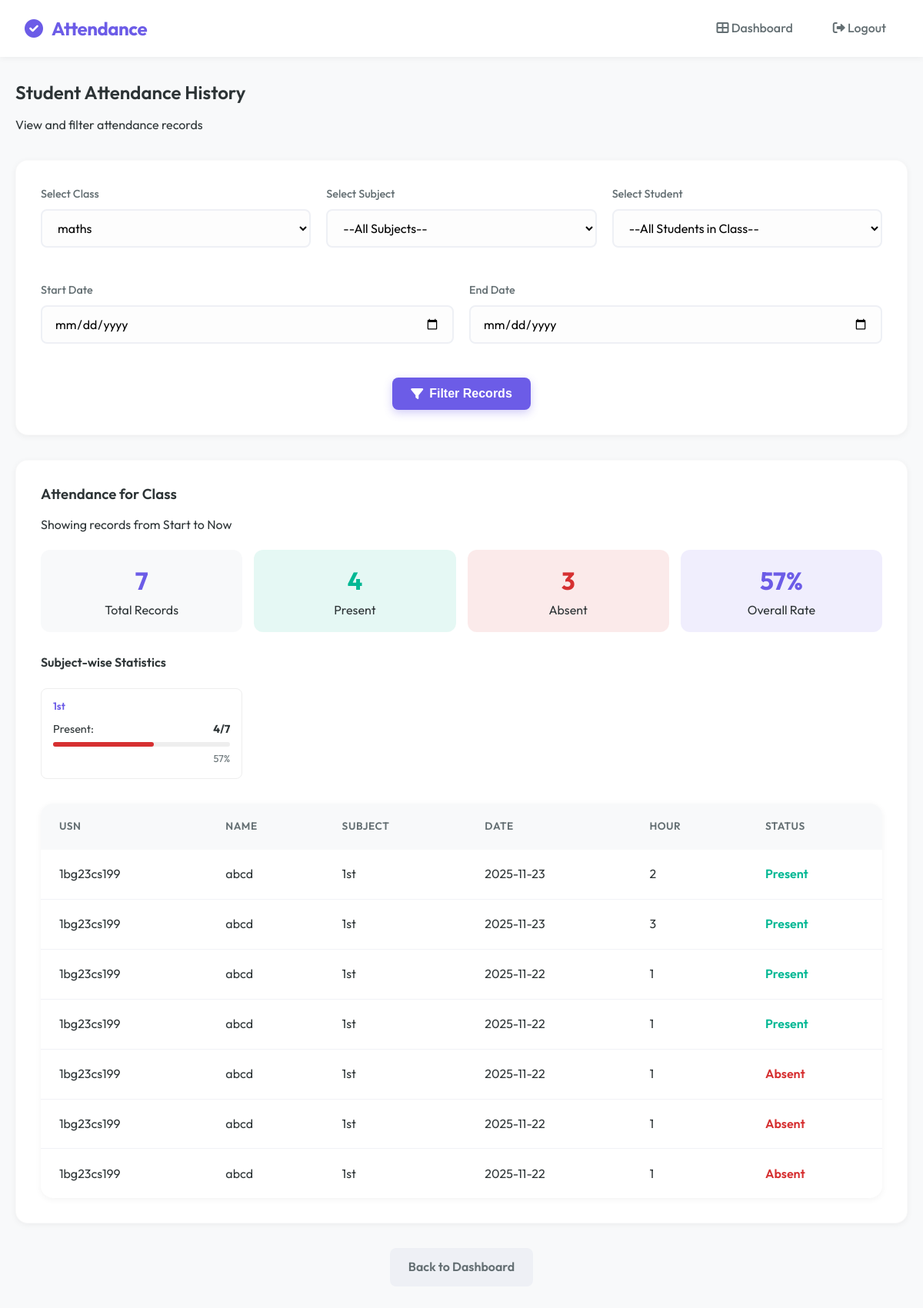
Before: /admin/student_attendance_history?class_id=1 (signed in) with the older database file.
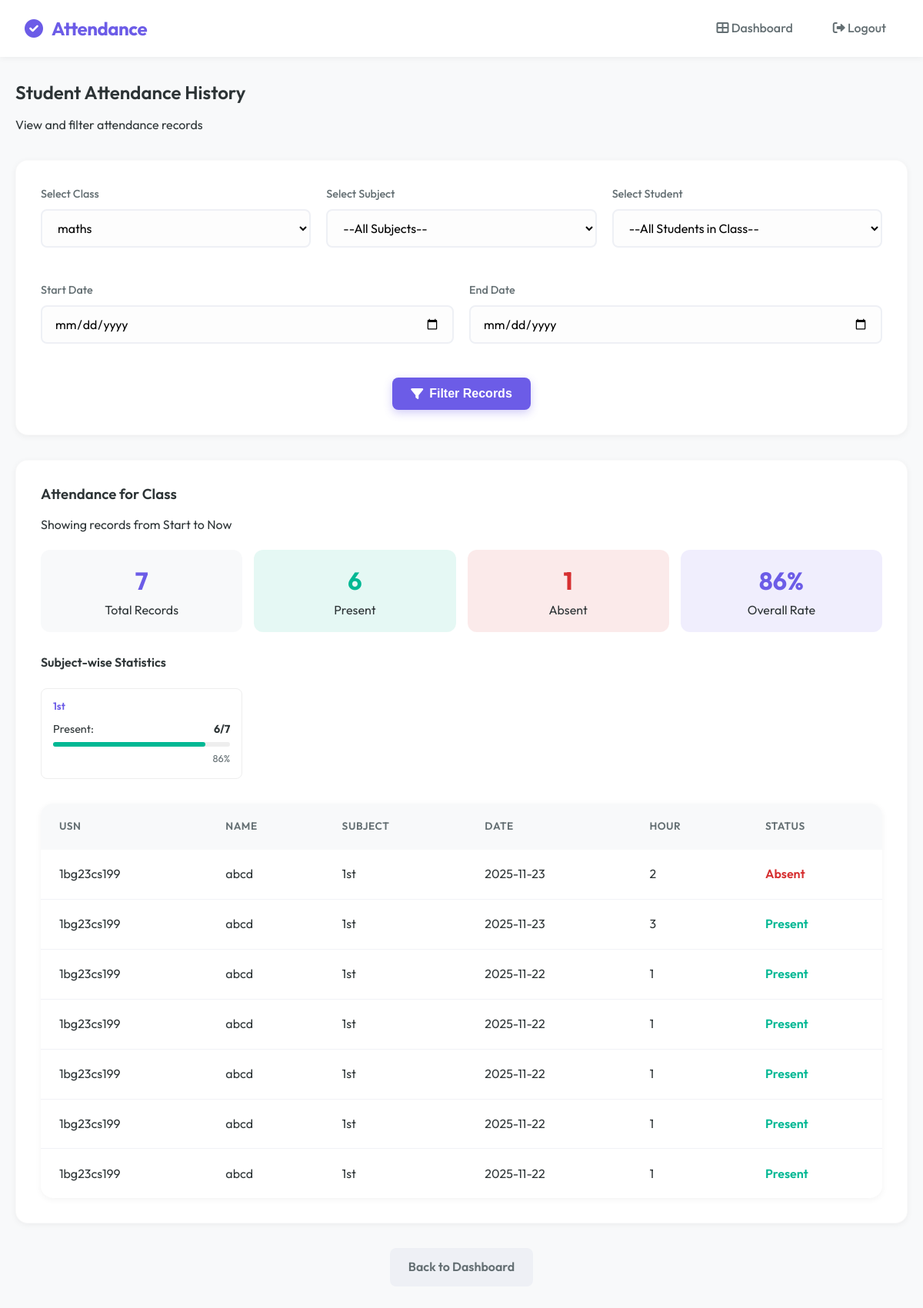
After: the same page with the newer database file.
### tables this page shows
CREATE TABLE attendance (
        id INTEGER PRIMARY KEY AUTOINCREMENT,
        student_id INTEGER,
        subject TEXT,
        date TEXT,
        status TEXT
    , hour INTEGER DEFAULT 1, previous_hash TEXT, current_hash TEXT);

CREATE TABLE students (
        id INTEGER PRIMARY KEY AUTOINCREMENT,
        usn TEXT UNIQUE,
        name TEXT,
        dob TEXT,
        class_id INTEGER,
        face_encoding BLOB
    );

### app.py (the view)
@app.route("/admin/student_attendance_history", methods=["GET", "POST"])
def student_attendance_history():
    role = session.get("role")
    if role not in ["admin", "teacher"]:
        return "Unauthorized", 403
    conn = sqlite3.connect('attendance.db')
    c = conn.cursor()
    if role == "teacher":
        teacher_id = session["username"]
        c.execute("""
            SELECT DISTINCT c.id, c.class_name
            FROM classes c
            JOIN teacher_assignments ta ON c.id = ta.class_id
            WHERE ta.teacher_id=?
        """, (teacher_id,))
    else:
        c.execute("SELECT id, class_name FROM classes ORDER BY class_name")
    classes = c.fetchall()
    selected_class_id = request.args.get("class_id") or request.form.get("class_id")
    selected_student_id = request.args.get("student_id") or request.form.get("student_id")
    selected_subject = request.args.get("subject") or request.form.get("subject")
    start_date = request.args.get("start_date") or request.form.get("start_date")
    end_date = request.args.get("end_date") or request.form.get("end_date")
    filtered_students, attendance_records, student_info, subjects = [], [], None, []
    if selected_class_id:
        try:
            cid = int(selected_class_id)
            if role == "teacher":
                teacher_id = session["username"]
                c.execute("""
                    SELECT subject FROM teacher_assignments
                    WHERE teacher_id=? AND class_id=?
                    ORDER BY subject
                """, (teacher_id, cid))
            else:
                c.execute("SELECT name FROM subjects WHERE class_id=? ORDER BY name", (cid,))
            subjects = [row[0] for row in c.fetchall()]
            c.execute("SELECT id, usn, name FROM students WHERE class_id=? ORDER BY name", (cid,))
            filtered_students = c.fetchall()
        except ValueError:
            pass
    if selected_student_id:
        c.execute("SELECT usn, name, class_name FROM students JOIN classes ON students.class_id = classes.id WHERE students.id=?", (selected_student_id,))
        student_info = c.fetchone()
        query = "SELECT subject, date, status, hour FROM attendance WHERE student_id=?"
        params = [selected_student_id]
        if selected_subject:
            query += " AND subject=?"
            params.append(selected_subject)
        if start_date and end_date:
            query += " AND date BETWEEN ? AND ?"
            params.extend([start_date, end_date])
        elif start_date:
            query += " AND date >= ?"
            params.append(start_date)
        elif end_date:
            query += " AND date <= ?"
            params.append(end_date)
        query += " ORDER BY date DESC, hour ASC"
        c.execute(query, params)
        attendance_records = c.fetchall()
    elif selected_class_id:
        query = """
            SELECT students.usn, students.name, attendance.subject, attendance.date, attendance.status, attendance.hour
            FROM attendance
            JOIN students ON attendance.student_id = students.id
            WHERE students.class_id=?
        """
        params = [selected_class_id]
        if selected_subject:
            query += " AND attendance.subject=?"
            params.append(selected_subject)
        if start_date and end_date:
            query += " AND attendance.date BETWEEN ? AND ?"
            params.extend([start_date, end_date])
        elif start_date:
            query += " AND attendance.date >= ?"
            params.append(start_date)
        elif end_date:
            query += " AND attendance.date <= ?"
            params.append(end_date)
        query += " ORDER BY attendance.date DESC, attendance.hour ASC, students.name ASC"
        c.execute(query, params)
        attendance_records = c.fetchall()
    subject_stats = {}
    for record in attendance_records:
        subj = record[0] if selected_student_id else record[2]
        status = record[2] if selected_student_id else record[4]
        if subj not in subject_stats:
            subject_stats[subj] = {
                'total': 0,
                'present': 0,
                'absent': 0,
                'percentage': 0
            }
        subject_stats[subj]['total'] += 1
        if status == 'Present':
            subject_stats[subj]['present'] += 1
        else:
            subject_stats[subj]['absent'] += 1
    for subj in subject_stats:
        subject_stats[subj]['percentage'] = round(
            (subject_stats[subj]['present'] / subject_stats[subj]['total'] * 100)
            if subject_stats[subj]['total'] > 0 else 0
        )
    total_records = len(attendance_records)
    present_count = sum(s['present'] for s in subject_stats.values())
    absent_count = total_records - present_count
    attendance_percentage = round((present_count / total_records * 100) if total_records > 0 else 0)
    conn.close()
    return render_template("student_attendance_history.html",
                           classes=classes, filtered_students=filtered_students,
                           subjects=subjects,
                           attendance_records=attendance_records,
                           selected_class_id=int(selected_class_id) if selected_class_id else None,
                           selected_student_id=int(selected_student_id) if selected_student_id else None,
                           selected_subject=selected_subject,
                           student_info=student_info, start_date=start_date, end_date=end_date,
                           total_records=total_records,
                           present_count=present_count,
                           absent_count=absent_count,
                           attendance_percentage=attendance_percentage,
                           subject_stats=subject_stats)

### templates/student_attendance_history.html (shortened to what this page needs)
{% extends "base.html" %}
{% block content %}
<div class="mb-4">
    <h2>Student Attendance History</h2>
    <p class="text-muted">View and filter attendance records</p>
</div>
<div class="card mb-4">
    <form method="GET" action="/admin/student_attendance_history">
        <div
            style="display: grid; grid-template-columns: repeat(auto-fit, minmax(200px, 1fr)); gap: 20px; margin-bottom: 20px;">
            <div class="form-group">
                <label for="class_id">Select Class</label>
                <select name="class_id" id="class_id" required onchange="this.form.submit()">
                    {% for cid, cname in classes %}
                    <option value="{{ cid }}" {% if selected_class_id==cid %}selected{% endif %}>{{ cname }}</option>
                    {% endfor %}
                </select>
            </div>
            <div class="form-group">
                <label for="subject">Select Subject</label>
                <select name="subject" id="subject" {% if not selected_class_id %}disabled{% endif %}
                    onchange="this.form.submit()">
                    <option value="">--All Subjects--</option>
                </select>
            </div>
            <div class="form-group">
                <label for="student_id">Select Student</label>
                <select name="student_id" id="student_id" {% if not selected_class_id %}disabled{% endif %}
                    onchange="this.form.submit()">
                    <option value="">--All Students in Class--</option>
                </select>
            </div>
        </div>
        <div style="display: grid; grid-template-columns: 1fr 1fr; gap: 20px; margin-bottom: 20px;">
            <div class="form-group">
                <label for="start_date">Start Date</label>
                <input type="date" name="start_date" value="{{ start_date or '' }}">
            </div>
            <div class="form-group">
                <label for="end_date">End Date</label>
                <input type="date" name="end_date" value="{{ end_date or '' }}">
            </div>
        </div>
        <div class="text-center">
            <button type="submit" class="btn btn-primary"><i class="fas fa-filter"></i> Filter Records</button>
        </div>
    </form>
</div>
{% if attendance_records %}
<div class="card mb-4">
    <div style="display: flex; justify-content: space-between; align-items: center; margin-bottom: 20px;">
        <div>
            {% if selected_student_id %}
            <h3>Attendance for {{ student_info[1] }} ({{ student_info[0] }})</h3>
            {% elif selected_class_id %}
            <h3>Attendance for Class</h3>
            {% endif %}
            <p class="text-muted">
                Showing records from {{ start_date or 'Start' }} to {{ end_date or 'Now' }}
            </p>
        </div>
    </div>
    <div class="dashboard-grid"
        style="grid-template-columns: repeat(4, 1fr); margin-top: 0; margin-bottom: 30px; gap: 15px;">
        <div style="text-align: center; padding: 15px; background: #f8f9fa; border-radius: 12px;">
            <div style="font-size: 2rem; font-weight: bold; color: var(--primary);">{{ total_records }}</div>
            <div class="text-muted">Total Records</div>
        </div>
        <div style="text-align: center; padding: 15px; background: rgba(0, 184, 148, 0.1); border-radius: 12px;">
            <div style="font-size: 2rem; font-weight: bold; color: var(--success);">{{ present_count }}</div>
            <div class="text-muted">Present</div>
        </div>
        <div style="text-align: center; padding: 15px; background: rgba(214, 48, 49, 0.1); border-radius: 12px;">
            <div style="font-size: 2rem; font-weight: bold; color: var(--error);">{{ absent_count }}</div>
            <div class="text-muted">Absent</div>
        </div>
        <div style="text-align: center; padding: 15px; background: rgba(108, 92, 231, 0.1); border-radius: 12px;">
            <div style="font-size: 2rem; font-weight: bold; color: var(--primary);">{{ attendance_percentage }}%</div>
            <div class="text-muted">Overall Rate</div>
        </div>
    </div>
    {% if subject_stats %}
    <h4 class="mb-3">Subject-wise Statistics</h4>
    <div
        style="display: grid; grid-template-columns: repeat(auto-fill, minmax(250px, 1fr)); gap: 15px; margin-bottom: 30px;">
        {% for subject, stats in subject_stats.items() %}
        <div style="padding: 15px; border: 1px solid #eee; border-radius: 8px;">
            <h5 style="margin-bottom: 10px; color: var(--primary);">{{ subject }}</h5>
            <div style="display: flex; justify-content: space-between; font-size: 0.9rem; margin-bottom: 5px;">
                <span>Present:</span> <strong>{{ stats.present }}/{{ stats.total }}</strong>
            </div>
            <div style="width: 100%; background: #eee; height: 6px; border-radius: 3px;">
                <div
                    style="width: {{ stats.percentage }}%; background: {% if stats.percentage >= 75 %}var(--success){% elif stats.percentage >= 60 %}var(--warning){% else %}var(--error){% endif %}; height: 100%; border-radius: 3px;">
                </div>
            </div>
            <div style="text-align: right; font-size: 0.8rem; margin-top: 5px; color: var(--text-muted);">{{
                stats.percentage }}%</div>
        </div>
        {% endfor %}
    </div>
    {% endif %}
    <div class="table-container">
        <table>
            <thead>
                {% if selected_student_id %}
                <tr>
                    <th>Subject</th>
                    <th>Date</th>
                    <th>Hour</th>
                    <th>Status</th>
                </tr>
                {% else %}
                <tr>
                    <th>USN</th>
                    <th>Name</th>
                    <th>Subject</th>
                    <th>Date</th>
                    <th>Hour</th>
                    <th>Status</th>
                </tr>
                {% endif %}
            </thead>
            <tbody>
                {% for row in attendance_records %}
                {% if selected_student_id %}
                <tr>
                    <td>{{ row[0] }}</td>
                    <td>{{ row[1] }}</td>
                    <td>{{ row[3] }}</td>
                    <td>
                        <span class="{% if row[2] == 'Present' %}text-success{% else %}text-danger{% endif %}"
                            style="font-weight: 600;">
                            {{ row[2] }}
                        </span>
                    </td>
                </tr>
                {% else %}
                <tr>
                    <td>{{ row[0] }}</td>
                    <td>{{ row[1] }}</td>
                    <td>{{ row[2] }}</td>
                    <td>{{ row[3] }}</td>
                    <td>{{ row[5] }}</td>
                    <td>
                        <span class="{% if row[4] == 'Present' %}text-success{% else %}text-danger{% endif %}"
                            style="font-weight: 600;">
                            {{ row[4] }}
                        </span>
                    </td>
                </tr>
                {% endif %}
                {% endfor %}
            </tbody>
        </table>
    </div>
</div>
{% endif %}
<div class="text-center mt-4 mb-4">
    <a href="/dashboard" class="btn btn-secondary">Back to Dashboard</a>
</div>
{% endblock %}

### templates/base.html (shortened to what this page needs)
<!DOCTYPE html>
<html lang="en">
<head>
    <link rel="stylesheet" href="{{ url_for('static', filename='style.css') }}">
    <link rel="stylesheet" href="https://cdnjs.cloudflare.com/ajax/libs/font-awesome/6.0.0/css/all.min.css">
</head>
<body>
    <nav class="navbar">
        <div class="navbar-brand">
            <i class="fas fa-check-circle" style="margin-right: 8px;"></i> Attendance
        </div>
        <div class="navbar-nav">
            <a href="/dashboard"><i class="fas fa-th-large"></i> Dashboard</a>
            <a href="/logout"><i class="fas fa-sign-out-alt"></i> Logout</a>
        </div>
    </nav>
    <div class="container mt-4">
        {% block content %}{% endblock %}
    </div>
</body>
</html>

Changed rows visible on the page:
changed attendance: present "4" → "6"; {{ stats.percentage }} 57 → 86 (drawn); percentage "57" → "86"; status "Present" → "Absent"
changed attendance (number 5 of 7 on the later page): status "Absent" → "Present"
changed attendance (number 6 of 7 on the later page): status "Absent" → "Present"
changed attendance (number 7 of 7 on the later page): status "Absent" → "Present"
Other visible differences:
{{ present_count }}: "4" → "6"
{{ absent_count }}: "3" → "1"
{{ attendance_percentage }}: "57" → "86"
